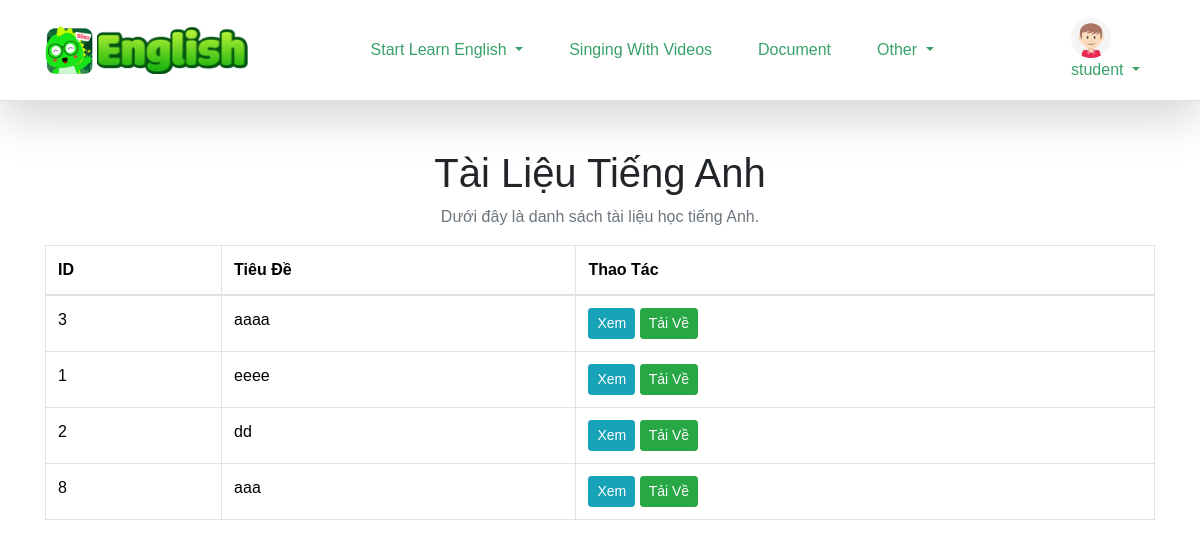
Screenshot of /project/document_english.php (signed in) with the database file from the repository.
### tables this page shows
CREATE TABLE `users` (
  `user_id` int(11) NOT NULL,
  `username` varchar(50) NOT NULL,
  `password` varchar(255) NOT NULL,
  `email` varchar(100) NOT NULL,
  `created_at` timestamp NOT NULL DEFAULT current_timestamp(),
  `last_login` timestamp NULL DEFAULT NULL,
  `profile_picture` varchar(255) DEFAULT NULL,
  `status` enum('active','inactive','banned') DEFAULT 'active',
  `role` enum('student','teacher') DEFAULT 'student'
);

CREATE TABLE `documents` (
  `id` int(11) NOT NULL,
  `title` varchar(255) NOT NULL,
  `file_name` varchar(255) NOT NULL,
  `file_path` varchar(255) NOT NULL,
  `uploaded_at` timestamp NOT NULL DEFAULT current_timestamp(),
  `user_id` int(11) DEFAULT NULL
);

### project/document_english.php (the view, shortened to what this page needs)
<!DOCTYPE html>
<html lang="en">
<head>
    <link href="https://cdn.jsdelivr.net/npm/bootstrap@5.3.1/dist/css/bootstrap.min.css" rel="stylesheet">
    <link href="https://cdnjs.cloudflare.com/ajax/libs/font-awesome/6.4.2/css/all.min.css" rel="stylesheet">
    <link href="https://cdn.jsdelivr.net/npm/tailwindcss@2.2.19/dist/tailwind.min.css" rel="stylesheet">
</head>
<?php
include('../config/conn.php');
include('../src/font/learn_english/header_english.php');
$documents = $conn->query("SELECT d.id AS document_id, d.title, d.file_path, u.username
                             FROM documents d
                             JOIN users u ON d.user_id = u.user_id");
?>
<body>
<div class="container mt-5">
    <h1 class="text-center">Tài Liệu Tiếng Anh</h1>
    <p class="text-center text-muted">Dưới đây là danh sách tài liệu học tiếng Anh.</p>
    <div class="section">
        <table class="table table-bordered">
            <thead>
                <tr>
                    <th>ID</th>
                    <th>Tiêu Đề</th>
                    <th>Thao Tác</th>
                </tr>
            </thead>
            <tbody>
                <?php if ($documents->num_rows > 0): ?>
                    <?php while($doc = $documents->fetch_assoc()): ?>
                        <tr>
                            <td><?php echo htmlspecialchars($doc['document_id']); ?></td>
                            <td><?php echo htmlspecialchars($doc['title']); ?></td>
                            <td>
                                <a href="../admin/includes/logic/serve_document.php?file_id=<?php echo $doc['document_id']; ?>&action=view" target="_blank" class="btn btn-info btn-sm">Xem</a>
                                <a href="../admin/includes/logic/serve_document.php?file_id=<?php echo $doc['document_id']; ?>&action=download" class="btn btn-success btn-sm">Tải Về</a>
                            </td>
                        </tr>
                    <?php endwhile; ?>
                <?php else: ?>
                    <tr>
                        <td colspan="3" class="text-center">Không có tài liệu nào.</td>
                    </tr>
                <?php endif; ?>
            </tbody>
        </table>
    </div>
</div>
</body>
</html>

### src/font/learn_english/header_english.php (shortened to what this page needs)
<!DOCTYPE html>
<html lang="vi">
<head>
    <link rel="stylesheet" href="https://maxcdn.bootstrapcdn.com/bootstrap/4.5.2/css/bootstrap.min.css">
</head>
<?php
include("../config/conn.php");
$user = null;
if (isset($_SESSION['username'])) {
    $loggedInUsername = $_SESSION['username'];
    $sql = "SELECT * FROM users WHERE username = ?";
    $stmt = $conn->prepare($sql);
    $stmt->bind_param("s", $loggedInUsername);
    $stmt->execute();
    $result = $stmt->get_result();
    if ($result && $result->num_rows > 0) {
        $user = $result->fetch_assoc();
    }
}
?>
<body>
    <header class="w-100 border-bottom shadow-lg bg-white">
        <div class="container d-flex justify-content-between align-items-center py-2">
            <a href="../project/website.php" class="d-flex align-items-center">
                <img src="<?= '../public/images/icons/dino.png' ?>" alt="Logo" class="h-12 mr-1">
                <img src="<?= '../public/images/icons/dino_name.png' ?>" alt="Logo" class="h-12">
            </a>
            <nav class="d-none d-lg-flex gap-3">
                <div class="dropdown">
                    <a href="#" class="nav-link dropdown-toggle" id="otherDropdown" role="button" aria-haspopup="true"
                        aria-expanded="false" title="Khác">
                        Start Learn English
                    </a>
                </div>
                <a class="dropdown-item" href="../project/audio_collection_page.php"
                title="Singing and Videos">Singing With Videos</a>
                <a href="../project/document_english.php" class="nav-link" title="Tài liệu">Document</a>
                <div class="dropdown">
                    <a class="nav-link dropdown-toggle" id="otherDropdown" role="button" data-bs-toggle="dropdown"
                        aria-expanded="false" title="Khác">
                        Other
                    </a>
                </div>
            </nav>
            <?php if (isset($user)): ?>
                <a href="#" class="nav-link dropdown-toggle" id="userDropdown" role="button" data-bs-toggle="dropdown"
                    aria-expanded="false">
                    <img src="../public/images/icons/ic_default_ava_male.png" alt="User Avatar" class="h-10 ">
                    <?php echo htmlspecialchars($user['username']); ?>
                </a>
            <?php endif; ?>
        </div>
    </header>
</body>
</html>

### src/font/learn_english/header_english.php (style rules this page uses)
body { font-family: 'Arial', sans-serif; }
.nav-link { color: #38a169; transition: color 0.3s, box-shadow 0.3s; padding: 10px 15px; border-radius: 5px; }
.dropdown-item { color: #38a169; transition: color 0.3s, background-color 0.3s; padding: 10px 15px; border-radius: 5px; }

### rows the page displays
users: username "student"
documents: id "3", title "aaaa"
documents: id "1", title "eeee"
documents: id "2", title "dd"
documents: id "8", title "aaa"
